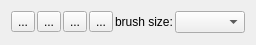
<?xml version="1.0" encoding="UTF-8"?>
<ui version="4.0">
 <class>containingWidget</class>
 <widget class="QWidget" name="containingWidget">
  <property name="geometry">
   <rect>
    <x>0</x>
    <y>0</y>
    <width>256</width>
    <height>45</height>
   </rect>
  </property>
  <property name="sizePolicy">
   <sizepolicy hsizetype="Preferred" vsizetype="Preferred">
    <horstretch>1</horstretch>
    <verstretch>0</verstretch>
   </sizepolicy>
  </property>
  <property name="minimumSize">
   <size>
    <width>256</width>
    <height>0</height>
   </size>
  </property>
  <property name="baseSize">
   <size>
    <width>0</width>
    <height>0</height>
   </size>
  </property>
  <property name="windowTitle">
   <string>Form</string>
  </property>
  <layout class="QVBoxLayout" name="verticalLayout">
   <item>
    <layout class="QHBoxLayout" name="horizontalLayout">
     <property name="spacing">
      <number>2</number>
     </property>
     <property name="sizeConstraint">
      <enum>QLayout::SetDefaultConstraint</enum>
     </property>
     <item>
      <widget class="QToolButton" name="arrowToolButton">
       <property name="text">
        <string>...</string>
       </property>
      </widget>
     </item>
     <item>
      <widget class="QToolButton" name="paintToolButton">
       <property name="text">
        <string>...</string>
       </property>
      </widget>
     </item>
     <item>
      <widget class="QToolButton" name="eraserToolButton">
       <property name="text">
        <string>...</string>
       </property>
       <property name="autoRaise">
        <bool>false</bool>
       </property>
      </widget>
     </item>
     <item>
      <widget class="QToolButton" name="thresToolButton">
       <property name="text">
        <string>...</string>
       </property>
      </widget>
     </item>
     <item>
      <spacer name="horizontalSpacer_3">
       <property name="orientation">
        <enum>Qt::Horizontal</enum>
       </property>
       <property name="sizeHint" stdset="0">
        <size>
         <width>20</width>
         <height>20</height>
        </size>
       </property>
      </spacer>
     </item>
     <item>
      <widget class="QLabel" name="brushSizeCaption">
       <property name="text">
        <string>brush size:</string>
       </property>
      </widget>
     </item>
     <item>
      <widget class="QComboBox" name="brushSizeComboBox">
       <property name="sizePolicy">
        <sizepolicy hsizetype="Expanding" vsizetype="Fixed">
         <horstretch>0</horstretch>
         <verstretch>0</verstretch>
        </sizepolicy>
       </property>
       <property name="sizeAdjustPolicy">
        <enum>QComboBox::AdjustToContents</enum>
       </property>
      </widget>
     </item>
    </layout>
   </item>
  </layout>
 </widget>
 <resources/>
 <connections/>
</ui>
